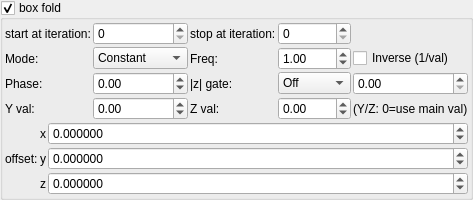
    <widget class="MyGroupBox" name="groupCheck_transf_function_enabledE_false">
     <property name="toolTip">
      <string/>
     </property>
     <property name="title">
      <string>box fold&amp;</string>
     </property>
     <property name="checkable">
      <bool>true</bool>
     </property>
     <layout class="QVBoxLayout" name="verticalLayout_55">
      <property name="spacing">
       <number>2</number>
      </property>
      <property name="leftMargin">
       <number>2</number>
      </property>
      <property name="topMargin">
       <number>2</number>
      </property>
      <property name="rightMargin">
       <number>2</number>
      </property>
      <property name="bottomMargin">
       <number>2</number>
      </property>
      <item>
       <layout class="QGridLayout" name="gridLayout_25" columnstretch="0,0,0,0">
        <property name="spacing">
         <number>2</number>
        </property>
        <item row="0" column="1">
         <widget class="MySpinBox" name="spinboxInt_transf_multiplier_start_iter_4">
          <property name="sizePolicy">
           <sizepolicy hsizetype="Minimum" vsizetype="Maximum">
            <horstretch>0</horstretch>
            <verstretch>0</verstretch>
           </sizepolicy>
          </property>
          <property name="maximum">
           <number>999</number>
          </property>
         </widget>
        </item>
        <item row="0" column="2">
         <widget class="QLabel" name="label_279">
          <property name="text">
           <string>stop at iteration:</string>
          </property>
         </widget>
        </item>
        <item row="0" column="0">
         <widget class="QLabel" name="label_280">
          <property name="text">
           <string>start at iteration:</string>
          </property>
         </widget>
        </item>
        <item row="0" column="3">
         <widget class="MySpinBox" name="spinboxInt_transf_multiplier_stop_iter_4">
          <property name="sizePolicy">
           <sizepolicy hsizetype="Minimum" vsizetype="Maximum">
            <horstretch>0</horstretch>
            <verstretch>0</verstretch>
           </sizepolicy>
          </property>
          <property name="maximum">
           <number>999</number>
          </property>
         </widget>
        </item>
      <item row="1" column="0">
       <widget class="QLabel"><property name="text"><string>Mode:</string></property></widget>
      </item>
      <item row="1" column="1">
       <widget class="MyComboBox" name="comboBox_transf_multiplier_value_mode_4">
        <item><property name="text"><string notr="true">Constant</string></property></item>
        <item><property name="text"><string notr="true">Sine</string></property></item>
        <item><property name="text"><string notr="true">Ramp</string></property></item>
        <item><property name="text"><string notr="true">Exponential</string></property></item>
        <item><property name="text"><string notr="true">Triangle</string></property></item>
        <item><property name="text"><string notr="true">Square</string></property></item>
        <item><property name="text"><string notr="true">Smoothstep</string></property></item>
        <item><property name="text"><string notr="true">Noise</string></property></item>
        <item><property name="text"><string notr="true">Ping-pong</string></property></item>
        <item><property name="text"><string notr="true">Stepped</string></property></item>
       </widget>
      </item>
      <item row="1" column="2">
       <widget class="QLabel"><property name="text"><string>Freq:</string></property></widget>
      </item>
      <item row="1" column="3">
       <widget class="MyDoubleSpinBox" name="spinbox_transf_multiplier_frequency_4">
        <property name="minimum"><double>0.01</double></property><property name="maximum"><double>100.0</double></property>
        <property name="singleStep"><double>0.1</double></property><property name="value"><double>1.0</double></property>
       </widget>
      </item>
      <item row="1" column="4" colspan="2">
       <widget class="MyCheckBox" name="checkBox_transf_multiplier_inverse_4">
        <property name="text"><string>Inverse (1/val)</string></property>
       </widget>
      </item>
      <item row="2" column="0">
       <widget class="QLabel"><property name="text"><string>Phase:</string></property></widget>
      </item>
      <item row="2" column="1">
       <widget class="MyDoubleSpinBox" name="spinbox_transf_multiplier_phase_4">
        <property name="minimum"><double>-10.0</double></property><property name="maximum"><double>10.0</double></property>
        <property name="singleStep"><double>0.1</double></property><property name="value"><double>0.0</double></property>
       </widget>
      </item>
      <item row="2" column="2">
       <widget class="QLabel"><property name="text"><string>|z| gate:</string></property></widget>
      </item>
      <item row="2" column="3">
       <widget class="MyComboBox" name="comboBox_transf_multiplier_threshold_mode_4">
        <item><property name="text"><string notr="true">Off</string></property></item>
        <item><property name="text"><string notr="true">&gt; thresh</string></property></item>
        <item><property name="text"><string notr="true">&lt; thresh</string></property></item>
       </widget>
      </item>
      <item row="2" column="4" colspan="2">
       <widget class="MyDoubleSpinBox" name="spinbox_transf_multiplier_threshold_4">
        <property name="minimum"><double>0.0</double></property><property name="maximum"><double>1000.0</double></property>
        <property name="singleStep"><double>0.1</double></property><property name="value"><double>0.0</double></property>
       </widget>
      </item>
      <item row="3" column="0">
       <widget class="QLabel"><property name="text"><string>Y val:</string></property></widget>
      </item>
      <item row="3" column="1">
       <widget class="MyDoubleSpinBox" name="spinbox_transf_multiplier_scale_y_4">
        <property name="minimum"><double>-100.0</double></property><property name="maximum"><double>100.0</double></property>
        <property name="singleStep"><double>0.01</double></property><property name="value"><double>0.0</double></property>
       </widget>
      </item>
      <item row="3" column="2">
       <widget class="QLabel"><property name="text"><string>Z val:</string></property></widget>
      </item>
      <item row="3" column="3">
       <widget class="MyDoubleSpinBox" name="spinbox_transf_multiplier_scale_z_4">
        <property name="minimum"><double>-100.0</double></property><property name="maximum"><double>100.0</double></property>
        <property name="singleStep"><double>0.01</double></property><property name="value"><double>0.0</double></property>
       </widget>
      </item>
      <item row="3" column="4" colspan="2">
       <widget class="QLabel"><property name="text"><string notr="true">(Y/Z: 0=use main val)</string></property></widget>
      </item>
       </layout>
      </item>
      <item>
       <layout class="QGridLayout" name="gridLayout_27" columnstretch="0,0,1">
        <property name="spacing">
         <number>2</number>
        </property>
        <item row="1" column="0">
         <widget class="QLabel" name="label_123">
          <property name="text">
           <string>offset:</string>
          </property>
         </widget>
        </item>
        <item row="0" column="1">
         <widget class="QLabel" name="label_131">
          <property name="sizePolicy">
           <sizepolicy hsizetype="Preferred" vsizetype="Preferred">
            <horstretch>0</horstretch>
            <verstretch>0</verstretch>
           </sizepolicy>
          </property>
          <property name="text">
           <string notr="true">x</string>
          </property>
          <property name="alignment">
           <set>Qt::AlignRight|Qt::AlignTrailing|Qt::AlignVCenter</set>
          </property>
         </widget>
        </item>
        <item row="2" column="2">
         <widget class="MyDoubleSpinBox" name="spinbox3_transf_offsetA_000_z">
          <property name="sizePolicy">
           <sizepolicy hsizetype="Minimum" vsizetype="Maximum">
            <horstretch>0</horstretch>
            <verstretch>0</verstretch>
           </sizepolicy>
          </property>
          <property name="prefix">
           <string/>
          </property>
          <property name="suffix">
           <string/>
          </property>
          <property name="decimals">
           <number>6</number>
          </property>
          <property name="minimum">
           <double>-99.989999999999995</double>
          </property>
          <property name="maximum">
           <double>99.989999999999995</double>
          </property>
          <property name="singleStep">
           <double>0.100000000000000</double>
          </property>
         </widget>
        </item>
        <item row="1" column="1">
         <widget class="QLabel" name="label_132">
          <property name="sizePolicy">
           <sizepolicy hsizetype="Preferred" vsizetype="Preferred">
            <horstretch>0</horstretch>
            <verstretch>0</verstretch>
           </sizepolicy>
          </property>
          <property name="text">
           <string notr="true">y</string>
          </property>
          <property name="alignment">
           <set>Qt::AlignRight|Qt::AlignTrailing|Qt::AlignVCenter</set>
          </property>
         </widget>
        </item>
        <item row="0" column="2">
         <widget class="MyDoubleSpinBox" name="spinbox3_transf_offsetA_000_x">
          <property name="sizePolicy">
           <sizepolicy hsizetype="Minimum" vsizetype="Maximum">
            <horstretch>0</horstretch>
            <verstretch>0</verstretch>
           </sizepolicy>
          </property>
          <property name="prefix">
           <string/>
          </property>
          <property name="suffix">
           <string/>
          </property>
          <property name="decimals">
           <number>6</number>
          </property>
          <property name="minimum">
           <double>-99.989999999999995</double>
          </property>
          <property name="maximum">
           <double>99.989999999999995</double>
          </property>
          <property name="singleStep">
           <double>0.100000000000000</double>
          </property>
         </widget>
        </item>
        <item row="1" column="2">
         <widget class="MyDoubleSpinBox" name="spinbox3_transf_offsetA_000_y">
          <property name="sizePolicy">
           <sizepolicy hsizetype="Minimum" vsizetype="Maximum">
            <horstretch>0</horstretch>
            <verstretch>0</verstretch>
           </sizepolicy>
          </property>
          <property name="prefix">
           <string/>
          </property>
          <property name="suffix">
           <string/>
          </property>
          <property name="decimals">
           <number>6</number>
          </property>
          <property name="minimum">
           <double>-99.989999999999995</double>
          </property>
          <property name="maximum">
           <double>99.989999999999995</double>
          </property>
          <property name="singleStep">
           <double>0.100000000000000</double>
          </property>
         </widget>
        </item>
        <item row="2" column="1">
         <widget class="QLabel" name="label_133">
          <property name="sizePolicy">
           <sizepolicy hsizetype="Preferred" vsizetype="Preferred">
            <horstretch>0</horstretch>
            <verstretch>0</verstretch>
           </sizepolicy>
          </property>
          <property name="text">
           <string notr="true">z</string>
          </property>
          <property name="alignment">
           <set>Qt::AlignRight|Qt::AlignTrailing|Qt::AlignVCenter</set>
          </property>
         </widget>
        </item>
       </layout>
      </item>
     </layout>
    </widget>
